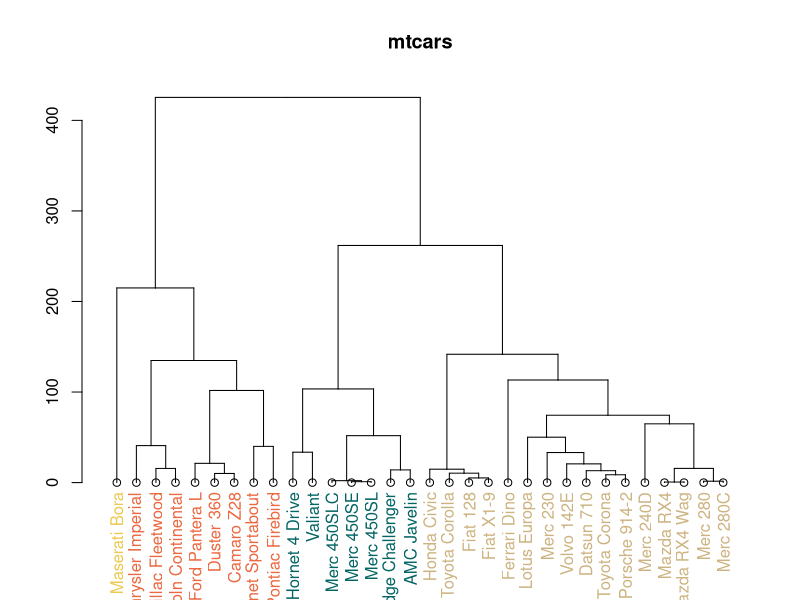

The R script that drew this image:
#code to make coloured heirarchical clustering for the mtcars dataset.
#reference: https://rpubs.com/gaston/dendrograms. This link is the original source for the following code, which is basically the same code.

d <- dist(as.matrix(mtcars))
hc <- hclust(d)
hcd <- as.dendrogram(hc)
# vector of colors labelColors = c('red', 'blue', 'darkgreen', 'darkgrey',
# 'purple')
labelColors = c("#CDB380", "#036564", "#EB6841", "#EDC951")
# cut dendrogram in 4 clusters
clusMember = cutree(hc, 4)
# function to get color labels
colLab <- function(n) {
    if (is.leaf(n)) {
        a <- attributes(n)
        labCol <- labelColors[clusMember[which(names(clusMember) == a$label)]]
        attr(n, "nodePar") <- c(a$nodePar, lab.col = labCol)
    }
    n
}
# using dendrapply
clusDendro = dendrapply(hcd, colLab)
# make plot
plot(clusDendro, main = "mtcars")
